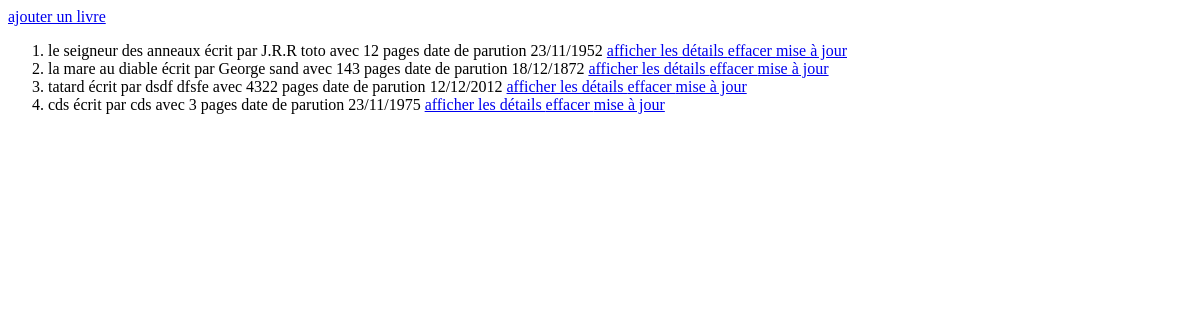
Page /bibliotheque/indexlivre/ on the earlier database version.
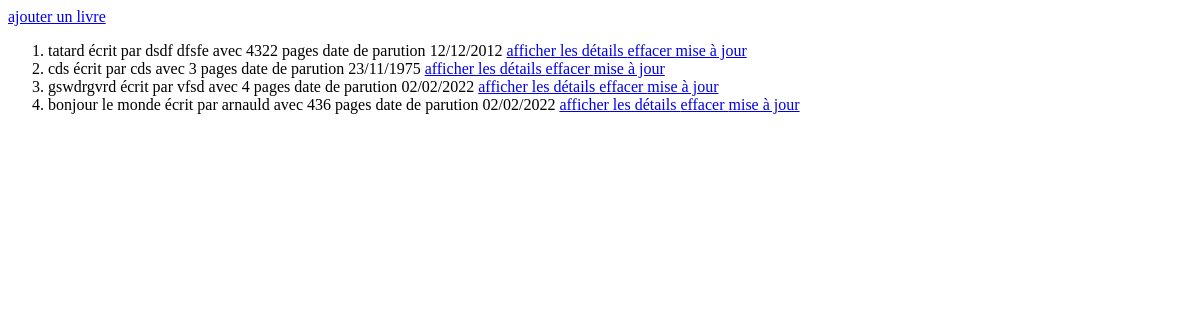
Same page on the later database version.
### bibliotheque/models.py (models this page shows, shortened)
class Livre(models.Model): #déclare la classe Livre héritant de la classe Model, classe de base des modèles
    titre = models.CharField(max_length=100) # défini un champs de type texte de 100 caractères maximum
    auteur = models.CharField(max_length = 100)
    date_parution = models.DateField(blank=True, null = True) # champs de type date, pouvant être null ou ne pas être rempli
    nombre_pages = models.IntegerField(blank=False) # champs de type entier devant être obligatoirement rempli
    resume = models.TextField(null = True, blank = True) # champs de type text long
    def __str__(self):
        chaine = f"{self.titre} écrit par {self.auteur} avec {self.nombre_pages} pages"
        return chaine

### bibliotheque/views.py (the view)
# urls.py: path('indexlivre/',views.index),
def index(request):
    liste = list(models.Livre.objects.all())
    return render(request, 'bibliotheque/livre/index.html', {'liste': liste})

### bibliotheque/templates/bibliotheque/livre/index.html (shortened to what this page needs)
<!DOCTYPE html>
<html lang="en">
<head>
</head>
<body>
<a href="/bibliotheque/ajout/"> ajouter un livre </a>
 <ol>
        {% for l in liste %}
            <li> {{l}} date de parution {{l.date_parution|date:"d/m/Y"}} <a href="/bibliotheque/affiche/{{l.id}}/"> afficher les détails </a> <a href="/bibliotheque/delete/{{l.id}}/"> effacer </a>
                <a href="/bibliotheque/update/{{l.id}}/"> mise à jour </a></li>
        {%endfor%}
    </ol>
</body>
</html>

Differences in the rows shown:
removed Livre: titre+auteur+nombre_pages "le seigneur des anneaux écrit par J.R.R toto avec 12 pages", date_parution "23/11/1952"
removed Livre: titre+auteur+nombre_pages "la mare au diable écrit par George sand avec 143 pages", date_parution "18/12/1872"
added Livre: titre+auteur+nombre_pages "gswdrgvrd écrit par vfsd avec 4 pages", date_parution "02/02/2022"
added Livre: titre+auteur+nombre_pages "bonjour le monde écrit par arnauld avec 436 pages", date_parution "02/02/2022"
